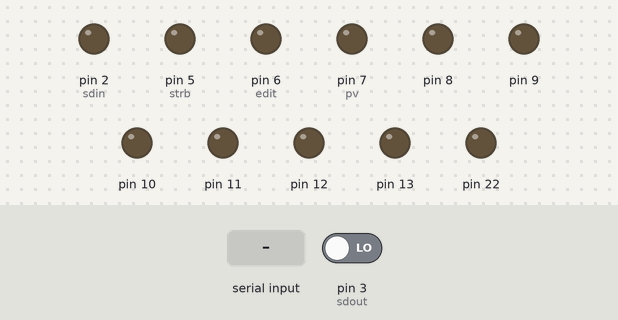
The sketch below on a simulated Arduino Nano, built with avr-gcc and run on an emulated ATmega328P. On the bench: output pins drawn as LEDs (lit = HIGH). The test bench sets the inputs (shaded band); at power-on: pin 3 (sdout) LOW. Pins used as bus, display or sensor lines are not drawn; what the sketch prints to the serial monitor is not drawn.

Above: at 1.4 s.
1.5 s: "X\n" received over Serial
At 2.23 s:
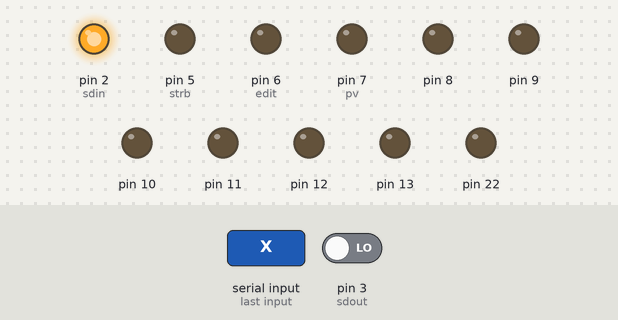
4.5 s: pin 3 (sdout) driven HIGH
At 5.0 s:
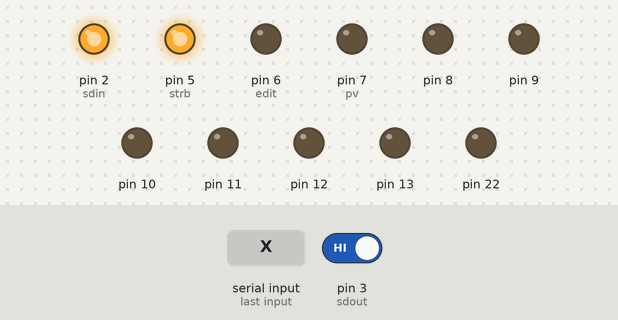
6.2 s: "R90\n" received over Serial
At 7.6 s:
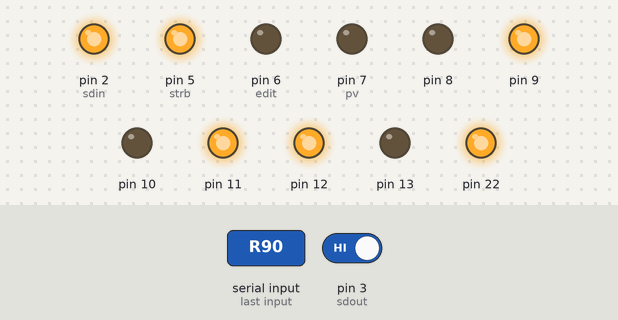
8.3 s: "R,45\n" received over Serial
At 9.5 s:
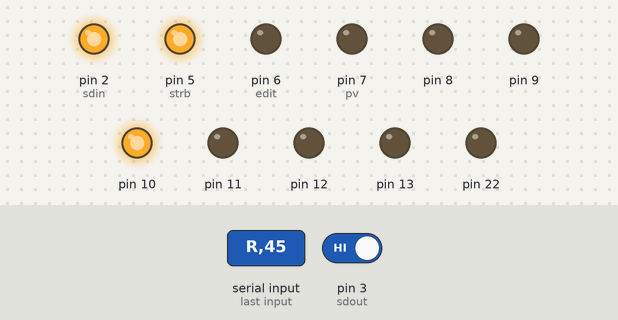
10.4 s: "R\n" received over Serial
At 10.6 s:
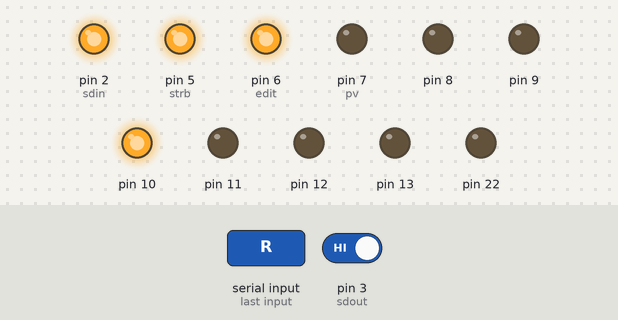
12.4 s: "S90\n" received over Serial
At 12.7 s:
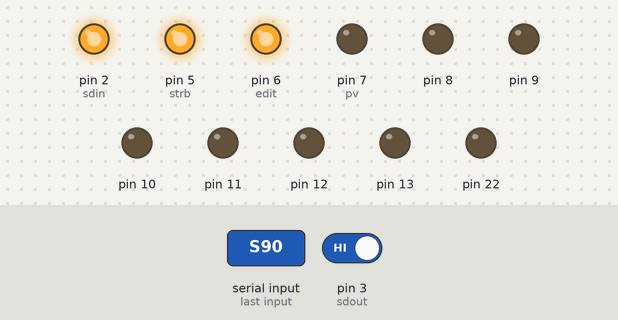
Timing chart, 0 to 16.4 s (numbered marks = the images above; inputs shaded):
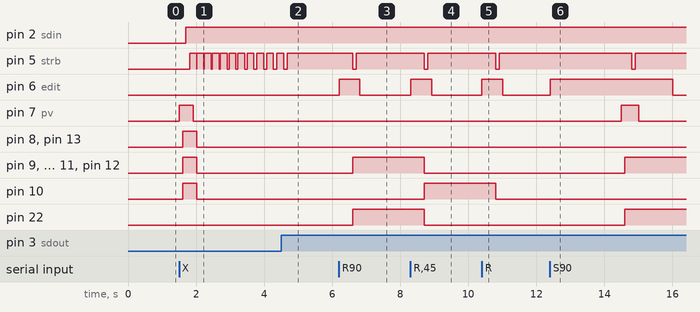

Measured:
- after the input at 1.5 s, pin 2 (sdin): LOW → HIGH after 0.20 s; pin 5 (strb): LOW → HIGH after 0.31 s, then repeats every 0.21 s: LOW 0.01 s, HIGH 0.20 s; pin 7 (pv): LOW → HIGH at once, → LOW 0.41 s later; pin 8–13: LOW → HIGH after 0.10 s, → LOW 0.41 s later
- after the input at 4.5 s, pin 5 (strb): goes on until 4.7 s, then stays HIGH
- after the input at 6.2 s, pin 5 (strb): HIGH → LOW after 0.40 s, → HIGH 0.11 s later; pin 6 (edit): LOW → HIGH at once, → LOW 0.61 s later; pin 9, pin 11, pin 12, pin 22: LOW → HIGH after 0.40 s
- after the input at 8.3 s, pin 5 (strb): HIGH → LOW after 0.41 s, → HIGH 0.11 s later; pin 6 (edit): LOW → HIGH at once, → LOW 0.62 s later; pin 9, pin 11, pin 12, pin 22: HIGH → LOW after 0.41 s; pin 10: LOW → HIGH after 0.41 s
- after the input at 10.4 s, pin 5 (strb): HIGH → LOW after 0.40 s, → HIGH 0.11 s later; pin 6 (edit): LOW → HIGH at once, → LOW 0.61 s later; pin 10: HIGH → LOW after 0.40 s
- after the input at 12.4 s, pin 5 (strb): HIGH → LOW after 2.4 s, → HIGH 0.11 s later; pin 6 (edit): LOW → HIGH at once, → LOW 3.6 s later; pin 7 (pv): LOW → HIGH after 2.1 s, → LOW 0.51 s later; pin 9, pin 11, pin 12, pin 22: LOW → HIGH after 2.2 s

The sketch:

burner.ino
```cpp
#define VERSION "ATF/GAL16V8 programmer v1.0"
// le portb est utilisé pour les bit RG
// ceci permet une afftectation directe

#define rgmask 0b001111111
#define sdin   2
#define sdout  3
#define clk    4
#define strb   5

#define edit   6
#define pv     7

#define vcc    A1
#define probe  A7
//
// macro definition
//
#define clk_low   {digitalWrite(clk,LOW);  }
#define clk_high  {digitalWrite(clk,HIGH); }
#define strb_low  {digitalWrite(clk,LOW);  }
#define strb_high {digitalWrite(clk,HIGH); }
#define pv_on     {digitalWrite(pv,HIGH); }
#define pv_off    {digitalWrite(pv,LOW); }
#define edit_on   {digitalWrite(edit,HIGH); delay(100); }
#define edit_off  {digitalWrite(edit,LOW);  delay(100); }
#define vcc_on    {digitalWrite(vcc,HIGH); delay(100); }
#define vcc_off   {digitalWrite(vcc,LOW);  delay(100); }
// input buffer
char test[]="3200643132333435363738";
char inp[128];
byte index;
// data buffer is 512 bit long
byte    dbuff[32];

int     t_strb;   // temporosation for strobe
int     t_clkw;   // temporisation clock ecriture
int     t_erase;  // temporisation strobe erase
int     old_millis;
bool    editforced;
bool    debug;
bool    read_VPP;

const byte bitmask[8] = {0x80,0x40,0x20,0x10,0x08,0x04,0x02,0x01};

void setup() {
  // tous les RG a zero
  PORTB &= ~rgmask;
  // D8..D13 output
  DDRB  |=  rgmask;

  pinMode(sdin,OUTPUT);  // sdin  Input  du point de vue GAL
  pinMode(sdout,INPUT);  // sdout Output du point de vue GAL
  clk_low
  pinMode(clk,OUTPUT);
  strb_high
  pinMode(strb,OUTPUT);
  // turn PV off
  pv_off
  pinMode(pv,OUTPUT);
  // turn edit off
  editforced = false;
  edit_off
  pinMode(edit,OUTPUT);
  vcc_off
  pinMode(vcc,OUTPUT);


  t_strb  = 40;          // defaut value
  t_erase = 80;          // defaut value
  t_clkw  = 100;         // defaut value

  // input buffer int
  index   = 0;
  Serial.begin(9600);
  Serial.println(VERSION);

  debug=false;

  old_millis = millis()/1000;
  read_VPP   = false;
}
void Pread_VPP()
{
  float value = ((float)analogRead(probe))*160/887;
  Serial.println(value);
}
//
// hex to ascii routines
//
char Nibble(byte v)
{
  if ((v>=0) && (v<=9))   return '0'+v;
  if ((v>=10) && (v<=15)) return 'A'+(v-10);
  return '0';
}


//
// ascii to hex or dec routines
//


int deg1digit(char d2,char d1)
{
  int val = 0;
  if ((d2>='0') && (d2<='9'))
    val = (d2-'0')*10;
  if ((d1>='0') && (d1<='9'))
    val += (d1-'0');
  return val;
}

byte ascToNibble(char c)
{
  if ((c>='0') && (c<='9')) return c-'0';
  if ((c>='A') && (c<='F')) return c-'A'+10;
  if ((c>='a') && (c<='f')) return c-'a'+10;
  return 0;
}

byte ascToByte(char c1,char c2)
{
  return (ascToNibble(c1)<<4) + ascToNibble(c2);
}
//
// strobe data and row
//
void Strobe(int tempo)
{
  digitalWrite(strb,LOW);
  delay(tempo);
  digitalWrite(strb,HIGH);

}
//
// produce one clik tick for read operation
//
void TickR()
{
  digitalWrite(clk,HIGH);
//  delayMicroseconds(100);
  digitalWrite(clk,LOW);
//  delayMicroseconds(100);
}

//
// produce one clik tick for write operation
//
void TickW()
{
  digitalWrite(clk,HIGH);
  delay(1);
  digitalWrite(clk,LOW);
  delay(1);
}
//
// send one bit to sdin
//
void sendBit(byte on)
{
  //Serial.println(on);
  digitalWrite(sdin,(on?HIGH:LOW));
  TickW();
}
//
// sends out num bits contained in dbuff
//
void sendBits(unsigned short num)
{
  byte p;
  byte off;
  byte data;
  p = 0; off =0;
  data = dbuff[off]; // load first 8 bits in data
  while (num > 0)
  {
    sendBit(data & bitmask[p]); // msb first
    num--; p++;
    if (p == 8)
    {
      // load next 8 bits in data
      data = dbuff[++off];
      p = 0;
    }
  }
}

//
// read one bit on sdout
//
bool recvBit()
{
  bool val = (digitalRead(sdout)==HIGH);
  TickR();
  return val;
}
//
// receives num bits from sdout
//
int recvBits(unsigned short num)
{
  byte p;
  byte off;
  byte data;
  p = 0; off =0; data = 0;
  while (num > 0)
  {
    if (recvBit()) data |= bitmask[p];
    num--; p++;
    if (p == 8)
    {
      dbuff[off++] = data; // store 8 bits
      p = 0;
      data = 0;
    }
  }
  if (p!=0) dbuff[off++]= data;
  return off;  // return number of effective bytes
}
//
// set RG
//
void setRG(byte RG)
{
  PORTB = (PORTB & ~rgmask) | (RG & rgmask);
}

//
// gal init sequence
//
void turnOn()
{
  Serial.println("Turn ON");
  edit_off
  pv_off
  setRG(0x3F); // ????
  clk_high
  strb_high
  digitalWrite(sdin,HIGH);
  delay(100);
  vcc_on
  delay(100);
  clk_low
  delay(200);
  if (editforced) edit_on
}
void turnOff()
{
  Serial.println("Turn OFF");
  delay(100);
  pv_off
  setRG(0x3F); // ????
  digitalWrite(sdin,HIGH);
  edit_off
  pv_on
  delay(20);
  pv_off
}
//
// read num bits from a given RG
//
byte readRG(byte RG,unsigned short num)
{
  pv_off        // set read mode
  delay(100);
  setRG(RG);
  Strobe(t_strb);     // strobe RG
  delay(100);
  return recvBits(num);
}
//
// write num btis to a given RG
//
void writeRG(byte RG,unsigned short num)
{
  pv_on        // set write mode
  delay(100);
  setRG(RG);
  delay(100);
  sendBits(num);
  delay(100);
  if (RG==63)
    Strobe(t_erase);    // strobe RG and data
  else
    Strobe(t_strb  );
  delay(100);
  pv_off       // reset pv

}

void printPES()
{
char outbuf[20];
byte p=0;

  for(int i=0;i<8;i++) dbuff[i]='X';
  readRG(58,82);
  for (int i=0;i<8;i++)
  {
    inp[p++]= Nibble(dbuff[i]>>4);
    inp[p++]= Nibble(dbuff[i] & 0x0f);
  }
  outbuf[p]=0;
  Serial.println(inp);
}

//
// lecture des fusibles
//
void readfuse(char *buff)
{
  // 1er champ (2 bytes) numero de rang
  int rg = deg1digit(*(buff),*(buff+1));
  buff += 2;
  if (debug)
  {
    Serial.print("Rang = ");
    Serial.println(rg);
  }
  // 1er champ (4 bytes) numero de rang
  int len = deg1digit(*(buff),*(buff+1))*10+
            deg1digit(*(buff+2),*(buff+3));
  buff += 4;
  if (debug)
  {
    Serial.print("Len  = ");
    Serial.println(len);
  }
  // lecture des bits
  if (not(editforced)) edit_on
  delay(200);
  int off = readRG(rg,len);
  if (not(editforced)) edit_off
  delay(200);
  for (int i=0;i<off;i++)
  {
    *buff++ =  Nibble(dbuff[i]>>4);
    *buff++ =  Nibble(dbuff[i]& 0x0f);
  }
  *buff = 0;
  Serial.println(inp);
}
//
// ecriture de fusible
//
void writefuse(char *buff)
{
  // 1er champ (2 bytes) numero de rang
  int rg = deg1digit(*(buff),*(buff+1));
  buff += 2;
  if (debug)
  {
    Serial.print("Rang = ");
    Serial.println(rg);
  }
  // 1er champ (4 bytes) numero de rang
  int len = deg1digit(*(buff),*(buff+1))*10+
            deg1digit(*(buff+2),*(buff+3));
  buff += 4;
  if (debug)
  {
    Serial.print("Len  = ");
    Serial.println(len);
  }
  // transfert des data en hexa dans dbuff
  for (int i=0;i<=len;i=i+8)
  {
    dbuff[i/8] = ascToByte(*(buff),*(buff+1));
    if (debug)
    {
      Serial.print(i);
      Serial.print(" - ");
      Serial.println(dbuff[i/8],HEX);
    }
    buff +=2;
  }

  // trandfert des données
  if (not(editforced)) edit_on
  delay(2000);
  writeRG(rg,len);
  delay(1000);
  if (not(editforced)) edit_off
}

void setEdit(char *buff)
{
  if (*buff == '1')
  {
    editforced= true;
    edit_on
  }
  else
  {
    editforced= false;
    edit_off
  }
}
void setInit(char *buff)
{
  if (*buff== 'N') // 'ON'
    turnOn();
  if (*buff== 'F') // 'ON'
    turnOff();
}
void experiment()
{
  for (int i=1;i<20;i++)
  {
    Serial.print("Erase time = ");
    Serial.println(i*10);
    t_erase = i*10;
    dbuff[0]= 255;
    writeRG(63,1);
    for (int j=1;j<20;j++)
    {
      Serial.print("  read time = ");
      Serial.println(j*10);
      t_strb =j*10;
      readRG(0,64);
      if (dbuff[0] == 255)
      {
        Serial.print("Succes ");
        Serial.print(i*10);
        Serial.print(" ");
        Serial.println(j*10);
        return;
      }
    }
  }
}
//
// traitement des commandes
//
void parseinp(char *buff)
{
  //Serial.println(buff);
  switch (*buff)
  {
    case 'R': readfuse(++buff);       break;  // lecture
    case 'S': writefuse(++buff);      break;  // ecriture
    case 'T': writefuse(test);        break;  // test string
    case 'E': setEdit(++buff);        break;  // edit en mode force ou non
    case 'O': setInit(++buff);        break;
    case 'V': read_VPP= ! read_VPP;   break;
    case 'X': experiment();           break;
  }
}
void loop() {
  // put your main code here, to run repeatedly:
  if (millis()/1000 != old_millis)
  {
    old_millis = millis()/1000;
    if (read_VPP==true) Pread_VPP();
  }
  if (Serial.available())
  {
    char c =Serial.read();
    inp[index++] = c;
    if ((c == '\n') || (c == '\r'))
    {
      parseinp(inp);
      index = 0;
    }
  }
}
```
